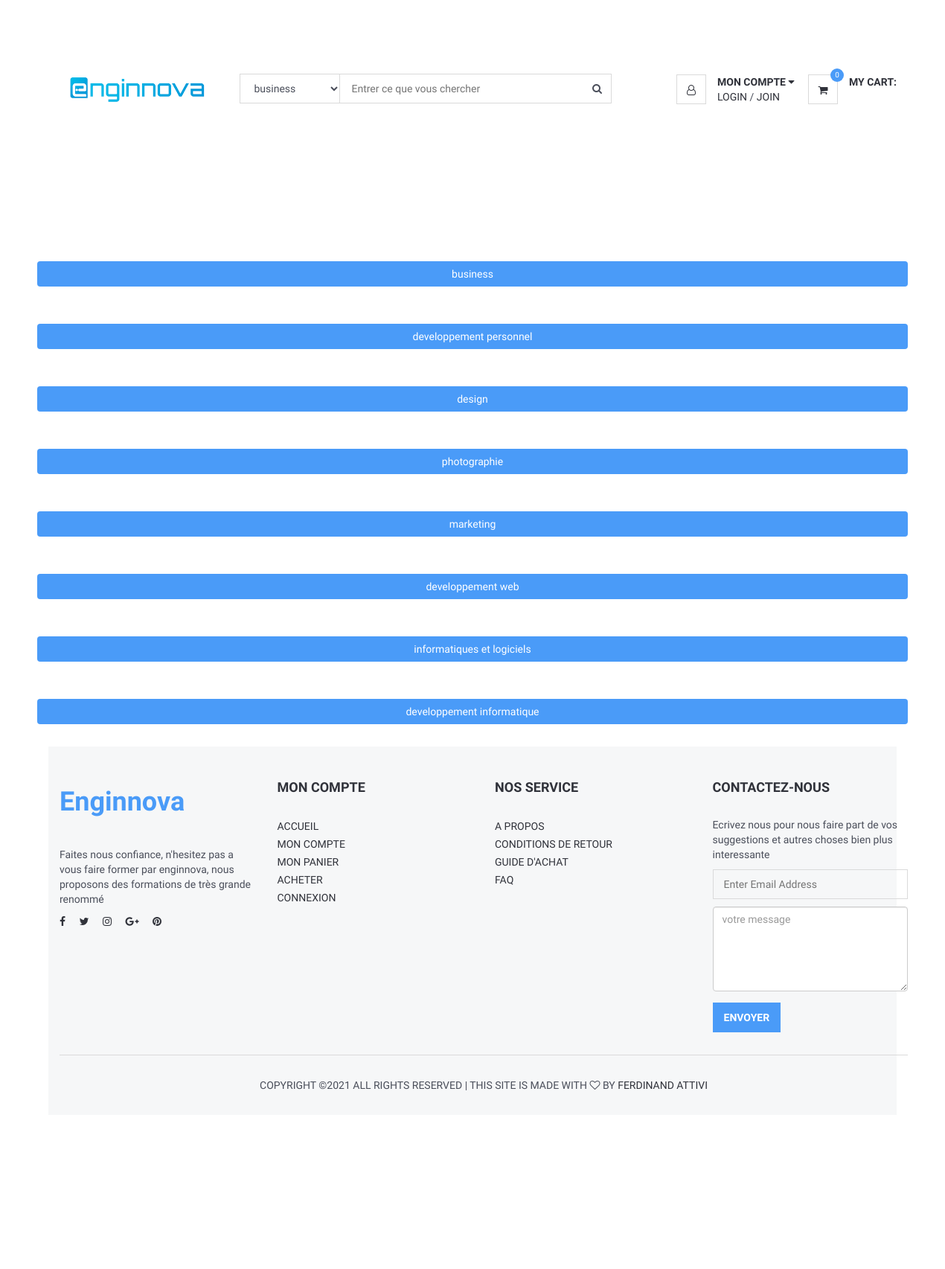
/enginnova/allcategories.php, run on the app's committed database.
### tables this page shows
CREATE TABLE `categories` (
  `id` int(11) NOT NULL,
  `nom_categorie` varchar(255) NOT NULL
);

### enginnova/allcategories.php (the view, shortened to what this page needs)
<?php
include('entete.php');
require_once('db/connexion_db.php');
?>
<?php
$selectcategorie = $bd->prepare("SELECT * FROM categories");
$selectcategorie->execute();
while($buttoncat = $selectcategorie->fetch()){
?>
<div class="section">
		<div class="container">
			<div class="row">
     <button class="btn btn-basic" style="margin-top:20px; width:100%;background:rgb(74, 155, 248);">
     <a href="?category=<?php echo $buttoncat['nom_categorie'];?>" style="color:white;">
     <?php echo $buttoncat['nom_categorie']; ?></a><br></button>
<?php
       }
?>
</div>
       </div>
    </div>
</div>
<body>
</html>
<?php
	include('footer.php');
?>

### enginnova/entete.php (shortened to what this page needs)
<?php
require_once('db/connexion_db.php');
$select = $bd->prepare("SELECT * FROM categories");
$select->execute();
?>
<!DOCTYPE html>
<html lang="en">
<head>
	<link type="text/css" rel="stylesheet" href="css/bootstrap.min.css" />
	<link type="text/css" rel="stylesheet" href="css/slick.css" />
	<link type="text/css" rel="stylesheet" href="css/slick-theme.css" />
	<link type="text/css" rel="stylesheet" href="css/nouislider.min.css" />
	<link rel="stylesheet" href="css/font-awesome.min.css">
	<link type="text/css" rel="stylesheet" href="css/style.css" />
</head>
<body>
	<header>
		<div id="header">
			<div class="container">
				<div class="pull-left">
					<div class="header-logo">
						<a class="logo" href="#">
							<img src="./img/engi.png" alt="">
						</a>
					</div>
					<div class="header-search">
						<form method ="get" action ="">
							<input class="input search-input" type="search" name="formationrecherche" placeholder="Entrer ce que vous chercher" required>
							<select class="input search-categories">
							<?php
                                 while($values=$select->fetch()){
                             ?>
                              <option value="<?php echo $values['nom_categorie']?>"><?php echo$values['nom_categorie']?></option>
                            <?php
                             }
                            ?>
							</select>
							<button class="search-btn" name="searchbtn"><i class="fa fa-search"></i></button>
						</form>
					</div>
				</div>
				<div class="pull-right">
					<ul class="header-btns">
						<li class="header-account dropdown default-dropdown">
							<div class="dropdown-toggle" role="button" data-toggle="dropdown" aria-expanded="true">
								<div class="header-btns-icon">
									<i class="fa fa-user-o"></i>
								</div>
								<strong class="text-uppercase">Mon Compte <i class="fa fa-caret-down"></i></strong>
							</div>
							<a href="connexion.php" class="text-uppercase">Login</a> / <a href="inscription.php" class="text-uppercase">Join</a>
						</li>
						<li class="header-cart dropdown default-dropdown">
							<a href="client/panierclient.php">
								<div class="header-btns-icon">
									<i class="fa fa-shopping-cart"></i>
									<span class="qty">0</span>
								</div>
								<strong class="text-uppercase">My Cart:</strong>
								<br>
							</a>
						</li>
					</ul>
				</div>
			</div>
		</div>
	</header>
	<div class="section">
</div>
</body>
</html>

### enginnova/footer.php (shortened to what this page needs)
<!DOCTYPE html>
<html lang="en">
<head>
	<link type="text/css" rel="stylesheet" href="css/bootstrap.min.css" />
	<link type="text/css" rel="stylesheet" href="css/slick.css" />
	<link type="text/css" rel="stylesheet" href="css/slick-theme.css" />
	<link type="text/css" rel="stylesheet" href="css/nouislider.min.css" />
	<link rel="stylesheet" href="../css/font-awesome.min.css">
	<link type="text/css" rel="stylesheet" href="css/style.css" />
</head>
<footer id="footer" class="section section-grey">
		<div class="container">
			<div class="row">
				<div class="col-md-3 col-sm-6 col-xs-6">
					<div class="footer">
						<div class="footer-logo">
							<a class="logo" href="#">
		            <p > <h1 style="color: rgb(74, 155, 248) ;">Enginnova</h1> </p>
		          </a>
						</div>
						<p>Faites nous confiance, n'hesitez pas a vous faire former par enginnova, nous proposons des formations de très grande renommé</p>
						<ul class="footer-social">
							<li><a href="#"><i class="fa fa-facebook"></i></a></li>
							<li><a href="#"><i class="fa fa-twitter"></i></a></li>
							<li><a href="#"><i class="fa fa-instagram"></i></a></li>
							<li><a href="#"><i class="fa fa-google-plus"></i></a></li>
							<li><a href="#"><i class="fa fa-pinterest"></i></a></li>
						</ul>
					</div>
				</div>
				<div class="col-md-3 col-sm-6 col-xs-6">
					<div class="footer">
						<h3 class="footer-header">Mon compte</h3>
						<ul class="list-links">
						    <li><a href="index.php">Accueil</a></li>
							<li><a href="client/index.php">Mon compte</a></li>
							<li><a href="client/panierclient.php">Mon panier</a></li>
							<li><a href="#">Acheter</a></li>
							<li><a href="connexion.php">Connexion</a></li>
						</ul>
					</div>
				</div>
				<div class="col-md-3 col-sm-6 col-xs-6">
					<div class="footer">
						<h3 class="footer-header">Nos Service</h3>
						<ul class="list-links">
							<li><a href="#">A propos</a></li>
							<li><a href="#">Conditions de retour</a></li>
							<li><a href="#">Guide d'achat</a></li>
							<li><a href="#">FAQ</a></li>
						</ul>
					</div>
				</div>
				<div class="col-md-3 col-sm-6 col-xs-6">
					<div class="footer">
						<h3 class="footer-header">Contactez-nous</h3>
						<p>Ecrivez nous pour nous faire part de vos suggestions et autres choses bien plus interessante</p>
							<div class="form-group">
								<input class="input" placeholder="Enter Email Address"> <br>
								<textarea name="" id="" cols="30" rows="5" class="form-control" style="margin-top: 10px;" placeholder="votre message"></textarea>
							</div>
							<button class="primary-btn" data-toggle="modal" data-target="#myModal">Envoyer</button>
					</div>
				</div>
			</div>
			<hr>
			<div class="row">
				<div class="col-md-8 col-md-offset-2 text-center">
					<div class="footer-copyright">
						Copyright &copy;<script>document.write(new Date().getFullYear());</script> All rights reserved | This site is made with <i class="fa fa-heart-o" aria-hidden="true"></i> by <a href="https://colorlib.com" target="_blank">ferdinand Attivi</a>
					</div>
				</div>
			</div>
		</div>
	</footer>

### enginnova/css/style.css (style rules this page uses)
body { font-family: 'Hind', sans-serif; color: #4A4E5A; overflow-x: hidden; }
h1, h2, h3, h4, h5, h6 { color: #30323A; margin: 0 0 10px; font-weight: 700; }
a { color: #30323A; -webkit-transition: 0.3s color; transition: 0.3s color; }
strong { color: #30323A; }
ul, ol { margin: 0; padding: 0; list-style: none }
hr { margin-top: 15px; margin-bottom: 15px; border-color: #DADADA; }
.main-btn, .primary-btn { display: inline-block; padding: 10px 15px; text-transform: uppercase; font-weight: 700; border: none; -webkit-transition: 0.3s all; transition: 0.3s all; }
.primary-btn { color: #FFF; background-color: rgb(74, 155, 248); }
.input { width: 100%; height: 40px; padding: 0px 15px; border: none; background-color: transparent; -webkit-box-shadow: 0px 0px 0px 1px #DADADA inset, 0px 0px 0px 5px transparent; box-shadow: 0px 0px 0px 1px #DADADA inset, 0px 0px 0px 5px transparent; -webkit-transition: 0.3s all; transition: 0.3s all; }
.list-links li>a { position: relative; display: inline-block; text-transform: uppercase; padding: 2px 0px; -webkit-transition: 0.3s all; transition: 0.3s all; }
.list-links li>a:before { content: "\f105"; position: absolute; left: 0px; font-family: FontAwesome; -webkit-transform: translateX(-10px); -ms-transform: translateX(-10px); transform: translateX(-10px); opacity: 0; visibility: hidden; -webkit-transition: 0.3s all; transition: 0.3s all; }
.section { padding-top: 30px; padding-bottom: 30px; }
.section-grey { background: #F6F7F8; }
#header { padding-top: 15px; padding-bottom: 15px; }
.header-logo { display: inline-block; margin-right: 15px; }
.header-logo .logo>img { width: 100%; height: 100%; }
.header-search { display: inline-block; padding: 15px 0px; width: 500px; }
.header-search>form { position: relative; }
.header-search>form .search-input { padding-left: 150px; padding-right: 45px; }
.header-search>form .search-categories { position: absolute; left: 0px; top: 0px; width: 135px; }
.header-search>form .search-btn { position: absolute; top: 0px; right: 0px; width: 40px; height: 40px; background-color: transparent; border: none; }
.header-btns>li { display: inline-block; vertical-align: top; padding: 15px 0px; margin-top: 70px; }
.header-btns>li+li { margin-left: 15px; }
.header-btns>li .header-btns-icon { position: relative; float: left; margin-right: 15px; width: 40px; height: 40px; line-height: 40px; text-align: center; color: #30323A; background-color: #FFF; border: 1px solid #DADADA; }
.header-btns .dropdown-toggle { display: block; cursor: pointer; }
.header-cart .header-btns-icon .qty { position: absolute; right: -9px; top: -9px; width: 18px; height: 18px; line-height: 18px; text-align: center; font-size: 10px; background:rgb(74, 155, 248) ; color: #FFF; border-radius: 50%; }
.footer { margin: 15px 0px; }
.footer .footer-header { font-size: 18px; text-transform: uppercase; margin-bottom: 30px; }
.footer-logo { margin-bottom: 30px; }
.footer-logo .logo { display: inline-block; }
.footer-social>li { display: inline-block; margin-right: 15px; margin-bottom: 6px; }
.footer-social>li:last-child { margin-right: 0px; }
.footer-copyright { margin-top: 15px; text-transform: uppercase; font-size: 14px; }

### data on the page
categories: nom_categorie "business"
categories: nom_categorie "developpement personnel"
categories: nom_categorie "design"
categories: nom_categorie "photographie"
categories: nom_categorie "marketing"
categories: nom_categorie "developpement web"
categories: nom_categorie "informatiques et logiciels"
categories: nom_categorie "developpement informatique"

### other printed values
form field value "business"
